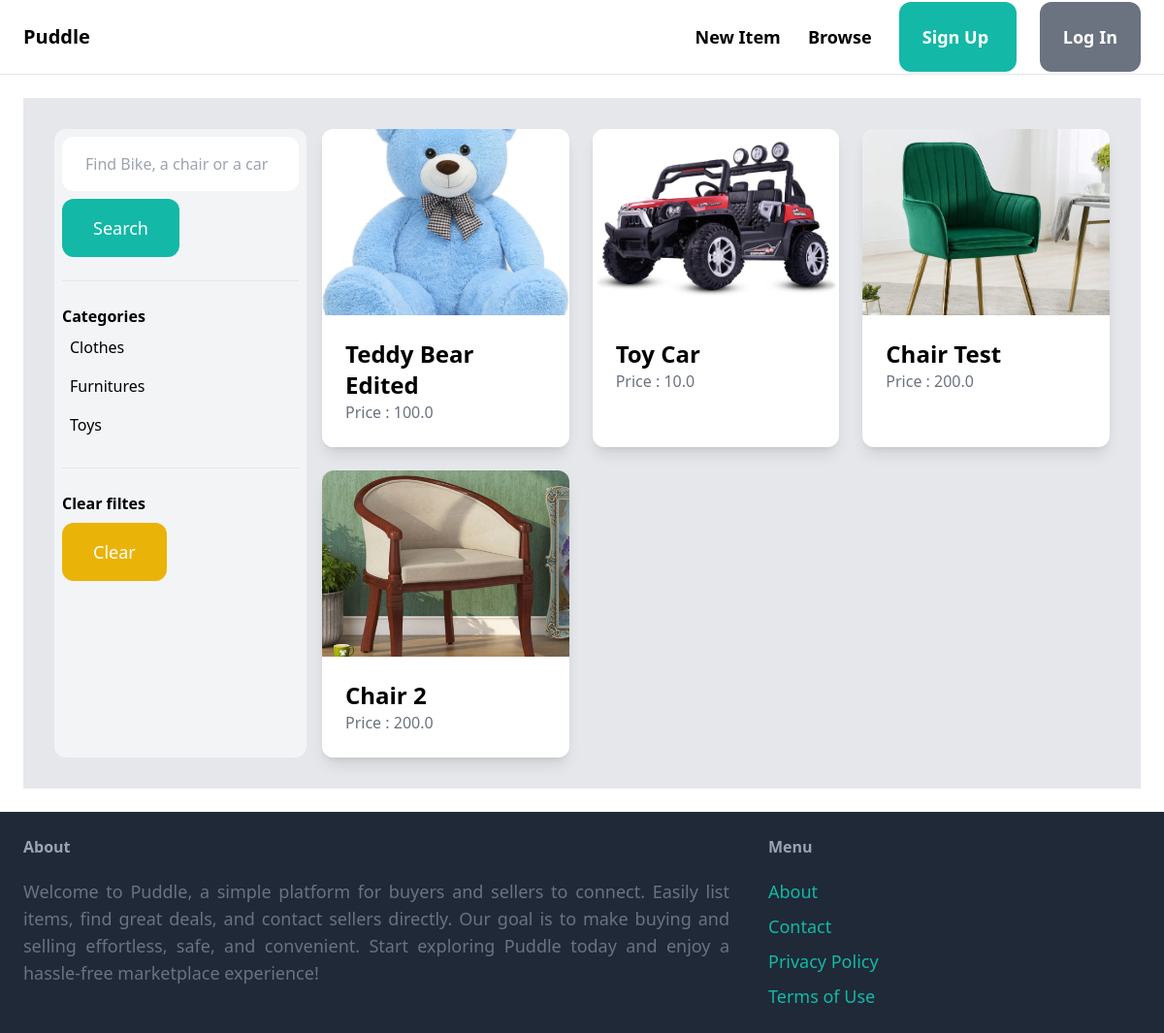
Page /items/ on the earlier database version.
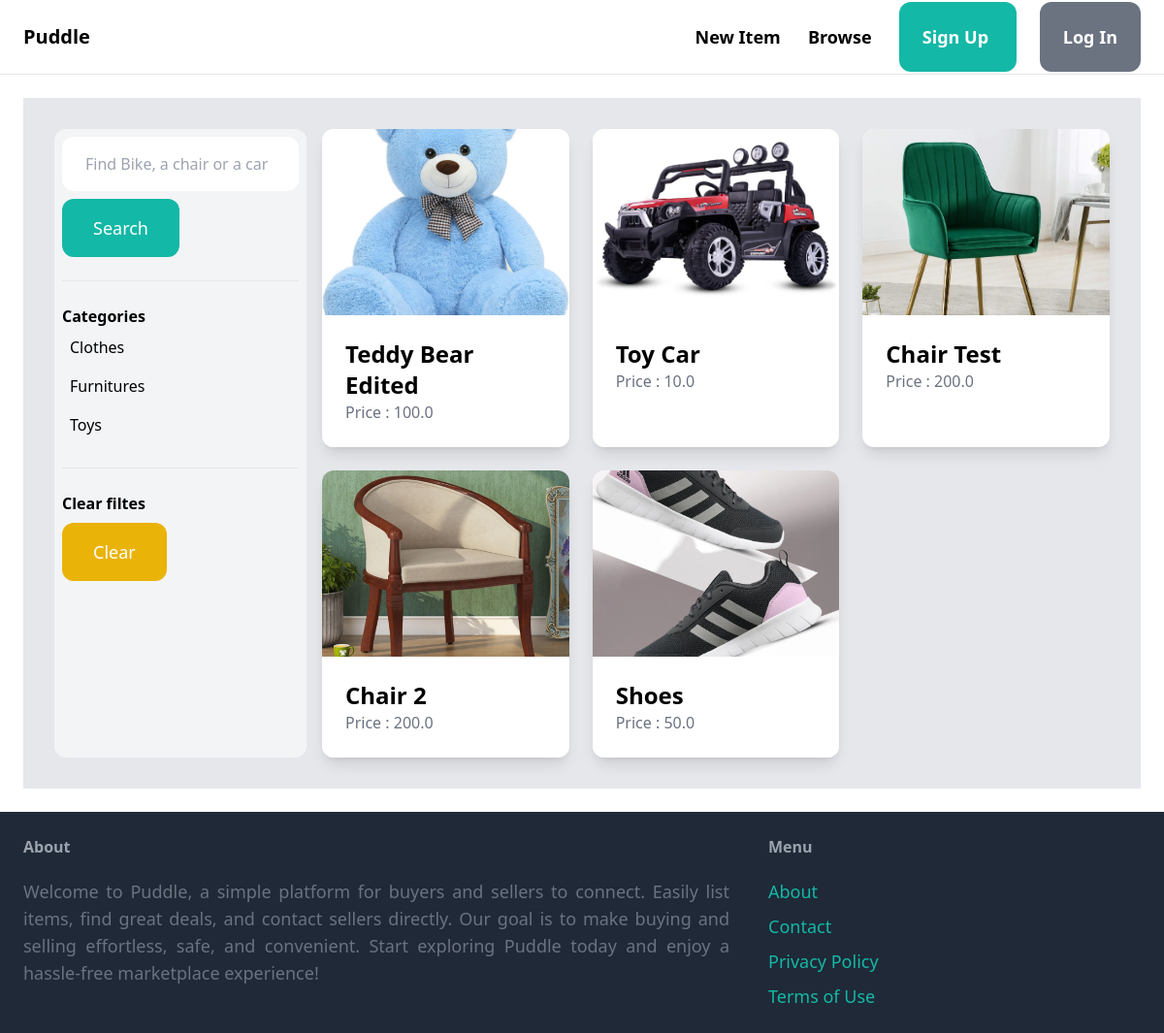
Same page on the later database version.
### item/models.py (models this page shows, shortened)
class Category(models.Model):
    name = models.CharField(max_length=255)
    class Meta:
        ordering = ('name',)
        verbose_name_plural = 'Categories'

class Item(models.Model):
    category = models.ForeignKey(Category,related_name='items',on_delete=models.CASCADE)
    name = models.CharField(max_length=255)
    description = models.TextField(blank=True, null=True)
    price = models.FloatField()
    image = models.ImageField(upload_to='item_images',blank=True,null=True)
    is_sold = models.BooleanField(default=False)
    created_by = models.ForeignKey(User,related_name='items',on_delete=models.CASCADE)
    created_at = models.DateTimeField(auto_now_add=True)

### item/views.py (the view)
# urls.py: path('',views.items,name='items'),
def items(request):
    query = request.GET.get('query','')
    items = Item.objects.filter(is_sold = False)
    categories = Category.objects.all()
    category_id = request.GET.get('category',0)
    if category_id:
        items = items.filter(category_id = category_id)
    if query:
        items = items.filter(Q(name__icontains=query) | Q(description__icontains=query))
    return render(request,'item/items.html',{
        'items' : items,
        'query' : query,
        'categories':categories,
        'category_id':int(category_id),
    })

### item/templates/item/items.html (shortened to what this page needs)
{% extends "core/base.html" %}
{%block content%}
    <div class='p-6 grid grid-cols-4 gap4 bg-gray-200'>
        <div class='col-span-1 m-2 bg-gray-100 p-2 rounded-xl'>
            <form method='get' action="{%url 'item:items' %}">
                <input name="query" class="w-full py-4 px-6 botder rounded-xl" type="text" value="{{query}}" placeholder="Find Bike, a chair or a car">
                <button class="mt-2 py-4 px-8 text-lg bg-teal-500 text-white rounded-xl hover:bg-teal-700">Search</button>
            </form>
            <hr class='my-6'>
            <p class='font-semibold'>Categories</p>
            <ul>
                {%for category in categories%}
                    <li class = "px-2 py-2 rounded-xl {% if category.id == category_id%} bg-gray-200 {%endif%}"  >
                        <a href="{% url 'item:items' %}?query={{query}}&category={{category.id}}" >{{category.name}}</a>
                    </li>
                {%endfor%}
            </ul>
            <hr class='my-6'>
            <p class='font-semibold'>Clear filtes</p>
            <ul>
                <li><a href="{%url 'item:items' %}" class='mt-2 py-4 px-8 inline-block bg-yellow-500 text-lg bg-yellow-500 rounded-xl text-white hover:bg-yellow-700'>Clear</a></li>
        </div>
        <div class='col-span-3 m-2 '>
            <div class='grid grid-cols-1 sm:grid-cols-2 md:grid-cols-3 gap-6'>
                {% for item in items %}
                    <div class="bg-white rounded-xl overflow-hidden shadow-lg">
                        <a href='/items/{{item.id}}'>
                            <div>
                                <img src='{{item.image.url}}' class='w-full h-48 object-cover'>
                            </div>
                            <div class='p-6 bg-white'>
                                <h2 class='text-2xl font-bold'>{{item.name}}</h2>
                                <p class='text-gray-500'>Price : {{item.price}}</p>
                            </div>
                        </a>
                    </div>
                {% endfor %}
            </div>
        </div>
    </div>
{%endblock%}

Differences in the rows shown:
added Item: image (picture), name "Shoes", price "50.0"
